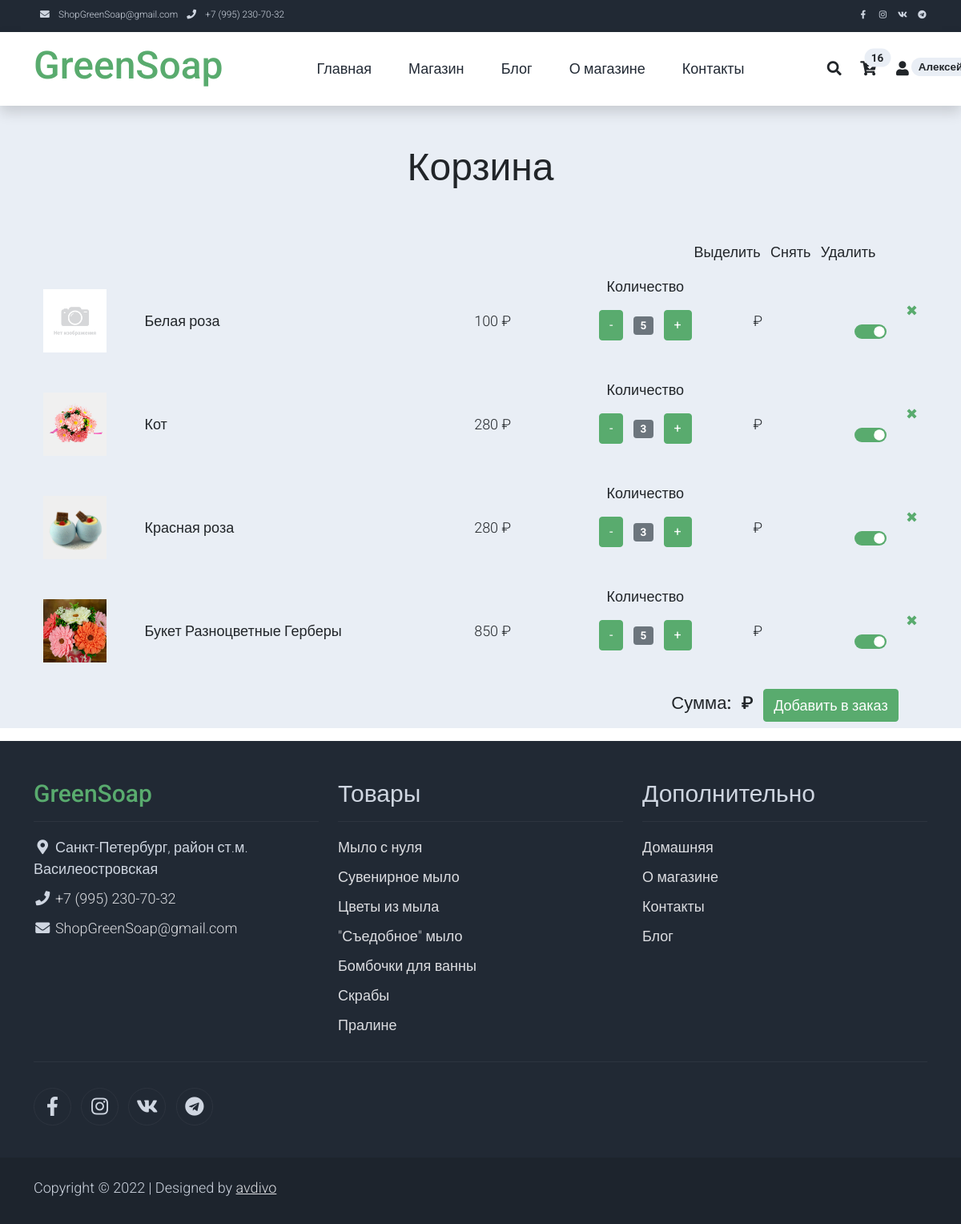
The app's page /basket/ (signed in), older data.
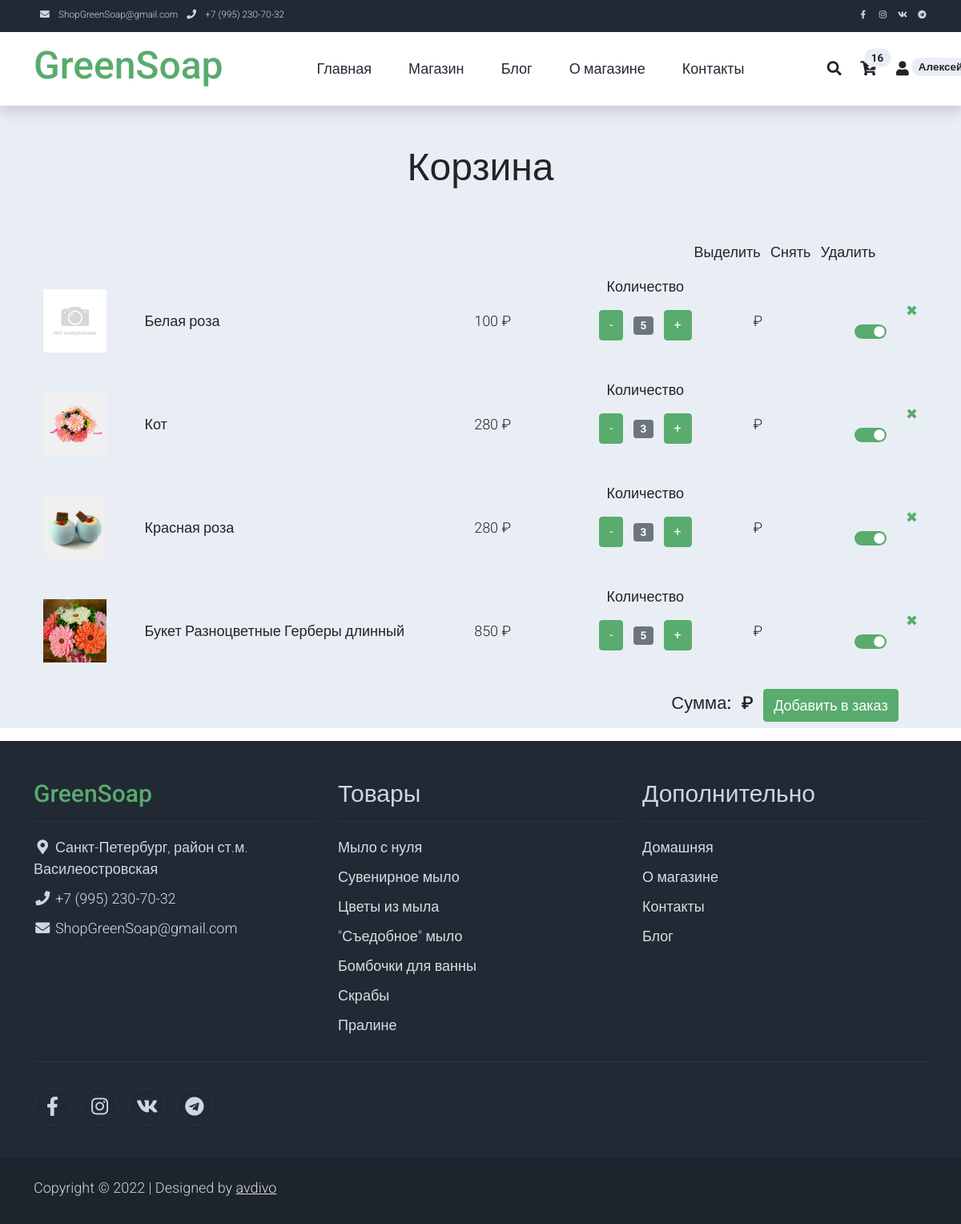
The same page, newer data.
### profile/models.py (models this page shows, shortened)
class Profile(models.Model):
    patronymic = models.CharField(max_length=64, blank=True, verbose_name=u'Отчество')  # Отчество
    phoneNumberRegex = RegexValidator(regex=r"^\+?1?\d{8,15}$")
    phoneNumber = models.CharField(validators=[phoneNumberRegex], blank=True, max_length=16, verbose_name=u'Телефон') # Номер телефона
    address = models.CharField(max_length=128, blank=True, verbose_name=u'Адрес доставки')  # Адрес
    basket = models.CharField(max_length=256, blank=True, verbose_name=u'Корзина')  # Корзина: товар: количество в формате словаря
    user = models.OneToOneField(settings.AUTH_USER_MODEL, on_delete=models.CASCADE)
    class Meta:
        verbose_name = 'Профиль пользователя'
        verbose_name_plural = 'Профили пользователей'

### product/models.py (models this page shows, shortened)
class Product(models.Model):
    name = models.CharField(max_length=128, verbose_name=u'Название')  # Название товара
    category = models.ForeignKey(Category, on_delete=models.PROTECT,
                                 verbose_name=u'Категория')  # К какой категории относится товар
    alias = models.CharField(max_length=64, blank=False, unique=True, default='!!!', verbose_name=u'Псевдоним')  # Псевдоним поля
    holiday = models.ManyToManyField(Holiday, default='1', blank=False,
                                 verbose_name=u'Праздник')  # К какому празднику подходит товар
    description = models.TextField(blank=True, verbose_name=u'Описание')  # Описание товара
    price = models.IntegerField(default=0, verbose_name=u'Цена')  # Цена за единицу
    quantity = models.IntegerField(default=0, verbose_name=u'Остаток')  # Остаток на складе
    popular = models.IntegerField(default=0, verbose_name=u'Популярность')  # Популярность товара
    discount = models.IntegerField(default=0, verbose_name=u'Скидка')  # Скидка (сумма скидки, не %)
    active = models.BooleanField(default=True, verbose_name=u'Активен')  # Товар Активен
    article = models.CharField(max_length=8,
                               blank=True, default=None,
                               verbose_name=u'Артикль')  # Артикль (получается с применением префикса PRODUCT_PREFIX)
    class Meta:
        verbose_name = 'Товар'
        verbose_name_plural = 'Товары'
    @property
    def actual_price(self):
        return self.price - self.discount if self.active else 0

### shop/views.py (the view, shortened to what this page needs)
# urls.py: path('basket/', basket, name='basket'),
def basket(request, new_basket=None):
    request.session['return'] = 'basket'  # Запоминаем последнюю страницу
    request.session.modified = True  # Без этого сессии с Ajax не сохраняются
    basket = get_basket(request)  # Получаем корзину в виде словаря
    products = []  # Список товаров в корзине
    for id, quantity in basket.items():
        products.append(Product.objects.get(id=id))
        products[-1].quantity = quantity  # Добавляем свойство с количеством товаров
    products = select_main_photo(products)
    return render(request, 'basket.html', locals())

### templates/basket.html (shortened to what this page needs)
{% extends 'base.html' %}
{% load static %}
{% block head_plus %}
 <link rel="stylesheet" href="{% static '/css/custom.css' %}">
{% endblock head_plus %}
{% block content %}
<div class="all bg-light">
    <div class="container-fluid py-5">
        <div class="row">
            <div class="col-md-6 m-auto text-center">
                <h1 class="h1">Корзина</h1>
            </div>
        </div>
    </div>
    <div class="table">
        <div class="container">
            <div class="row justify-content-end">
                <div class="col-md-4 text-center">
                    <li class="list-inline-item">
                        <a class="h6 text-dark text-decoration-none mr-3" id="select" href="#">Выделить</a>
                    </li>
                    <li class="list-inline-item">
                        <a class="h6 text-dark text-decoration-none mr-3" id="clear" href="#">Снять</a>
                    </li>
                    <li class="list-inline-item">
                        <a class="h6 text-dark text-decoration-none mr-3" id="delete" href="#">Удалить</a>
                    </li>
                </div>
            </div>
            {% if products %}
            {% for product in products %}
            <div class="row" id="row_{{ product.id }}">
                <div class="col-md-1 m-auto text-center">
                    <img {% if not product.active %} style="filter: brightness(40%);" {% endif %} class="card-img rounded-0 img-fluid" src="{{ product.photo }}">
                </div>
                <div class="col-md-4 m-auto">
                    <a href="{% url 'shop-single' product.alias %}" class="h4 text-dark text-decoration-none">{{ product.name }}</a>
                </div>
                <div class="col-md-1 m-auto">
                    <span id="price_{{ product.id }}">{{ product.actual_price }}</span> &#x20bd;
                </div>
                <div class="col-md-2 m-auto text-center">
                    <div class="">
                        <ul class="list-inline pb-3">
                            <li>
                                <p>Количество</p>
                            </li>
                            <li class="list-inline-item"><span class="btn btn-success" name="btn-minus" id="{{ product.id }}">-</span></li>
                            <li class="list-inline-item"><span class="badge bg-secondary" id="var-value_{{ product.id }}">{{ product.quantity }}</span></li>
                            <li class="list-inline-item"><span class="btn btn-success" name="btn-plus" id="{{ product.id }}">+</span></li>
                        </ul>
                    </div>
                </div>
                <div class="col-md-1 m-auto">
                    <span id="sum_{{ product.id }}">0</span> &#x20bd;
                </div>
                <div class="col-md-1 m-auto">
                    <div align="right"><a class="manag text-decoration-none" href="#" id="{{ product.id }}"> &#10006; </a></div>
                    <div class="form-switch">
                        <input class="form-check-input" type="checkbox" name="{{ product.id }}" id="switch_{{ product.id }}" checked>
                    </div>
                </div>
            </div>
            {% endfor %}
            <div class="row justify-content-end">
                <div class="col-md-4 text-center">
                    <li class="list-inline-item">
                        <span class="h3">Сумма:</span>
                    </li>
                    <li class="list-inline-item">
                        <span class="h3"><span id="total_sum">0</span> &#x20bd;</span>
                    </li>
                    <li class="list-inline-item">
                        <a class="btn btn-success" name="send">Добавить в заказ</a>
                    </li>
                </div>
            </div>
            {% endif %}
        </div>
    </div>
</div>
{% endblock content %}

### templates/base.html (shortened to what this page needs)
<!DOCTYPE html>
{% load user_tags %}
{% load static %}
<html lang="ru">
<head>
    <link rel="stylesheet" href="{% static 'css/bootstrap.min.css' %}">
    <link rel="stylesheet" href="{% static '/css/templatemo.css' %}">
    <link rel="stylesheet" href="{% static '/css/custom.css' %}">
    <link rel="stylesheet" href="{% static '/css/fontawesome.min.css' %}">
    {% block head_plus %}{% endblock head_plus %}
</head>
<body>
    <nav class="navbar navbar-expand-lg bg-dark navbar-light d-none d-lg-block" id="templatemo_nav_top">
        <div class="container text-light">
            <div class="w-100 d-flex justify-content-between">
                <div>
                    <i class="fa fa-envelope mx-2"></i>
                    <a class="navbar-sm-brand text-light text-decoration-none" href="mailto:shopgreensoap@gmail.com">ShopGreenSoap@gmail.com</a>
                    <i class="fa fa-phone mx-2"></i>
                    <a class="navbar-sm-brand text-light text-decoration-none" href="tel:+79952307032">+7 (995) 230-70-32</a>
                </div>
                <div>
                    <a class="text-light" href="https://www.facebook.com/groups/276564540855562/" target="_blank" rel="sponsored"><i class="fab fa-facebook-f fa-sm fa-fw me-2"></i></a>
                    <a class="text-light" href="https://www.instagram.com/greensoap.ru" target="_blank"><i class="fab fa-instagram fa-sm fa-fw me-2"></i></a>
                    <a class="text-light" href="https://vk.com/green_soap/" target="_blank"><i class="fab fa-vk fa-sm fa-fw me-2"></i></a>
                    <a class="text-light" href="https://t.me/soapgift/" target="_blank"><i class="fab fa-telegram fa-sm fa-fw"></i></a>
                </div>
            </div>
        </div>
    </nav>
    <nav class="navbar navbar-expand-lg navbar-light shadow">
        <div class="container d-flex justify-content-between align-items-center">
            <a class="navbar-brand text-success logo h1 align-self-center" href="{% url 'index' %}">
                GreenSoap
            </a>
            <div class="align-self-center collapse navbar-collapse flex-fill  d-lg-flex justify-content-lg-between" id="templatemo_main_nav">
                <div class="flex-fill">
                    <ul class="nav navbar-nav d-flex justify-content-between mx-lg-auto">
                        <li class="nav-item">
                            <a class="nav-link" href="{% url 'index' %}">Главная</a>
                        </li>
                        <li class="nav-item">
                            <a class="nav-link" href="{% url 'shop' %}">Магазин</a>
                        </li>
                        <li class="nav-item">
                            <a class="nav-link" href="{% url 'contact' %}">Блог</a>
                        </li>
                       <li class="nav-item">
                            <a class="nav-link" href="{% url 'about' %}">О магазине</a>
                        </li>
                        <li class="nav-item">
                            <a class="nav-link" href="{% url 'contact' %}">Контакты</a>
                        </li>
                    </ul>
                </div>
                <div class="navbar align-self-center d-flex">
                    <a class="nav-icon d-none d-lg-inline" href="#" data-bs-toggle="modal" data-bs-target="#templatemo_search">
                        <i class="fa fa-fw fa-search text-dark mr-2"></i>
                    </a>
                    <a class="nav-icon position-relative text-decoration-none" href="{% url 'basket' %}">
                        <i class="fa fa-fw fa-cart-arrow-down text-dark mr-1"></i>
                        <span id='quantity_in_basket' class="position-absolute top-0 left-100 translate-middle badge rounded-pill bg-light text-dark">{% basket_count %}</span>
                    </a>
                    <a class="nav-icon position-relative text-decoration-none" href="{% url 'profile' %}">
                        <i class="fa fa-fw fa-user text-dark mr-3"></i>
                        <span class="position-absolute top-0 left-100 badge rounded-pill bg-light text-dark">{% if request.user.is_authenticated %}{{ request.user.first_name }}{% endif %}</span>
                    </a>
                </div>
            </div>
        </div>
    </nav>
    {% block content %}{% endblock content %}
    <footer class="bg-dark" id="tempaltemo_footer">
        <div class="container">
            <div class="row">
                <div class="col-md-4 pt-5">
                    <h2 class="h2 text-success border-bottom pb-3 border-light logo">GreenSoap</h2>
                    <ul class="list-unstyled text-light footer-link-list">
                        <li>
                            <i class="fas fa-map-marker-alt fa-fw"></i>
                            Санкт-Петербург, район ст.м. Василеостровская
                        </li>
                        <li>
                            <i class="fa fa-phone fa-fw"></i>
                            <a class="text-decoration-none" href="tel:+79952307032">+7 (995) 230-70-32</a>
                        </li>
                        <li>
                            <i class="fa fa-envelope fa-fw"></i>
                            <a class="text-decoration-none" href="mailto:shopgreensoap@gmail.com">ShopGreenSoap@gmail.com</a>
                        </li>
                    </ul>
                </div>
                <div class="col-md-4 pt-5">
                    <h2 class="h2 text-light border-bottom pb-3 border-light">Товары</h2>
                    <ul class="list-unstyled text-light footer-link-list">
                        <li><a class="text-decoration-none" href="{% url 'shop' 'mylo_s_nulya' %}">Мыло с нуля</a></li>
                        <li><a class="text-decoration-none" href="{% url 'shop' 'suvenirnoe_mylo' %}">Сувенирное мыло</a></li>
                        <li><a class="text-decoration-none" href="{% url 'shop' 'cvety' %}">Цветы из мыла</a></li>
                        <li><a class="text-decoration-none" href="{% url 'shop' 'vkusnyashki' %}">"Съедобное" мыло</a></li>
                        <li><a class="text-decoration-none" href="{% url 'shop' 'bombochki' %}">Бомбочки для ванны</a></li>
                        <li><a class="text-decoration-none" href="{% url 'shop' 'skraby' %}">Скрабы</a></li>
                        <li><a class="text-decoration-none" href="{% url 'shop' 'praline' %}">Пралине</a></li>
                    </ul>
                </div>
                <div class="col-md-4 pt-5">
                    <h2 class="h2 text-light border-bottom pb-3 border-light">Дополнительно</h2>
                    <ul class="list-unstyled text-light footer-link-list">
                        <li><a class="text-decoration-none" href="{% url 'index' %}">Домашняя</a></li>
                        <li><a class="text-decoration-none" href="{% url 'about' %}">О магазине</a></li>
                        <li><a class="text-decoration-none" href="{% url 'contact' %}">Контакты</a></li>
                        <li><a class="text-decoration-none" href="{% url 'index' %}">Блог</a></li>
                    </ul>
                </div>
            </div>
            <div class="row text-light mb-4">
                <div class="col-12 mb-3">
                    <div class="w-100 my-3 border-top border-light"></div>
                </div>
                <div class="col-auto me-auto">
                    <ul class="list-inline text-left footer-icons">
                        <li class="list-inline-item border border-light rounded-circle text-center">
                            <a class="text-light text-decoration-none" target="_blank" href="https://www.facebook.com/groups/276564540855562/"><i class="fab fa-facebook-f fa-lg fa-fw"></i></a>
                        </li>
                        <li class="list-inline-item border border-light rounded-circle text-center">
                            <a class="text-light text-decoration-none" target="_blank" href="https://www.instagram.com/greensoap.ru"><i class="fab fa-instagram fa-lg fa-fw"></i></a>
                        </li>
                        <li class="list-inline-item border border-light rounded-circle text-center">
                            <a class="text-light text-decoration-none" target="_blank" href="https://vk.com/green_soap/"><i class="fab fa-vk fa-lg fa-fw"></i></a>
                        </li>
                        <li class="list-inline-item border border-light rounded-circle text-center">
                            <a class="text-light text-decoration-none" target="_blank" href="https://t.me/soapgift/"><i class="fab fa-telegram fa-lg fa-fw"></i></a>
                        </li>
                    </ul>
                </div>
                <div class="col-auto">
                </div>
            </div>
        </div>
        <div class="w-100 bg-black py-3">
            <div class="container">
                <div class="row pt-2">
                    <div class="col-12">
                        <p class="text-left text-light">
                            Copyright &copy; 2022
                            | Designed by <a rel="sponsored" href="mailto:shopgreensoap@gmail.com">avdivo</a>
                        </p>
                    </div>
                </div>
            </div>
        </div>
    </footer>
</body>
</html>

Row changes from the older to the newer data that the page shows:
changed Product: name "Букет Разноцветные Герберы" → "Букет Разноцветные Герберы длинный"
